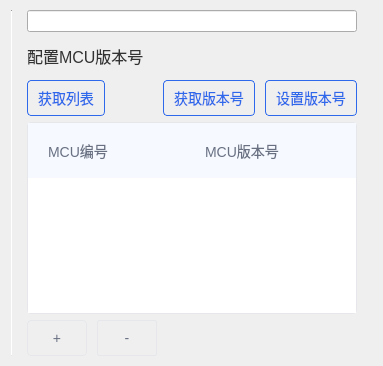
        <widget class="QWidget" name="layoutWidget">
         <layout class="QHBoxLayout" name="horizontalLayout_9">
          <property name="spacing">
           <number>0</number>
          </property>
          <property name="topMargin">
           <number>10</number>
          </property>
          <property name="bottomMargin">
           <number>10</number>
          </property>
          <item>
           <widget class="Line" name="line_3">
            <property name="minimumSize">
             <size>
              <width>1</width>
              <height>0</height>
             </size>
            </property>
            <property name="maximumSize">
             <size>
              <width>1</width>
              <height>16777215</height>
             </size>
            </property>
            <property name="styleSheet">
             <string notr="true">background-color: rgb(229, 231, 234);</string>
            </property>
            <property name="orientation">
             <enum>Qt::Vertical</enum>
            </property>
           </widget>
          </item>
          <item>
           <widget class="QWidget" name="widget_MCU" native="true">
            <property name="minimumSize">
             <size>
              <width>360</width>
              <height>0</height>
             </size>
            </property>
            <property name="styleSheet">
             <string notr="true">QHeaderView::section{
color: rgb(104, 112, 130);
font-size:14px;
background: transparent;
background: rgb(246, 249, 255);
padding: 1px;border: none;
border-style:solid;
border-right-width:0px;
border-left-width:0px;
}
QTableWidget{
color: rgb(104, 112, 130);
font-size:14px;
border-style:solid;
border-width:1px;
border-color:rgb(229, 231, 234);
border-radius:4px;
}
QScrollBar:vertical{ 
    width:8px;  
    border-style:flat;
    border-radius: 4px;
    border:0px;
     background: rgb(255, 255, 255);
} 
QScrollBar::handle:vertical{ 
    background: rgb(200, 200, 200);
    border-radius: 4px;
    width:8px; 
    min-height:50px; 
    border-style:flat;
}
QScrollBar::handle:vertical::hover{ 
    background: rgb(130, 130, 130);
    border-radius: 4px;
    width:8px; 
}
QScrollBar::handle:vertical::pressed{ 
    background: rgb(130, 130, 130);
    border-radius:4px;
    width:8px; 
}
QScrollBar::sub-page:vertical {
     background: rgb(255, 255, 255);
border-style:flat;
}
QScrollBar::add-page:vertical {
     background: rgb(255, 255, 255);
border-style:flat;
}
QScrollBar::add-line:vertical{
     background: rgb(255, 255, 255);
}
QScrollBar::sub-line:vertical {
     background: rgb(255, 255, 255);
}
QScrollBar:horizontal{ 
    height:8px;  
    border-style:flat;
    border-radius: 4px;
    border:0px;
    background: rgb(255, 255, 255);
} 
QScrollBar::handle:horizontal{ 
    background: rgb(200, 200, 200);
    border-radius: 4px;
    height:8px; 
    min-width:50px; 
    border-style:flat;
}
QScrollBar::handle:horizontal::hover{ 
    background: rgb(130, 130, 130);
    border-radius: 4px;
    height:8px; 
}
QScrollBar::handle:horizontal::pressed{ 
    background: rgb(130, 130, 130);
    border-radius:4px;
    height:8px; 
}
QScrollBar::sub-page:horizontal {
     background: rgb(255, 255, 255);
    border-style:flat;
}
QScrollBar::add-page:horizontal {
     background: rgb(255, 255, 255);
    border-style:flat;
}
QScrollBar::sub-line:horizontal {
     background: rgb(255, 255, 255);
}
QScrollBar::add-line:horizontal{
     background: rgb(255, 255, 255);
}
QPushButton {
	color: rgb(47, 105, 235);
	font-size:14px;
	border-style:solid;
	border-width:1px;
	border-color:rgb(47, 105, 235);
	border-radius:4px;
	padding-left:10px;
	padding-right:10px;
}
QPushButton:hover{
	color: rgb(47, 105, 235);
	background-color: rgba(47, 105, 235, 0.08);
}
QPushButton:pressed{
	color: rgb(47, 105, 235);
	background-color: rgba(47, 105, 235, 0.2);
}</string>
            </property>
            <layout class="QVBoxLayout" name="verticalLayout">
             <property name="leftMargin">
              <number>15</number>
             </property>
             <property name="topMargin">
              <number>0</number>
             </property>
             <property name="rightMargin">
              <number>15</number>
             </property>
             <property name="bottomMargin">
              <number>0</number>
             </property>
             <item>
              <widget class="QLineEdit" name="lineEdit"/>
             </item>
             <item>
              <layout class="QHBoxLayout" name="horizontalLayout_10">
               <item>
                <widget class="QLabel" name="label">
                 <property name="minimumSize">
                  <size>
                   <width>0</width>
                   <height>36</height>
                  </size>
                 </property>
                 <property name="maximumSize">
                  <size>
                   <width>16777215</width>
                   <height>36</height>
                  </size>
                 </property>
                 <property name="styleSheet">
                  <string notr="true">font-size:16px;
color:rgba(51, 51, 51, 1);
</string>
                 </property>
                 <property name="text">
                  <string>配置MCU版本号</string>
                 </property>
                </widget>
               </item>
               <item>
                <widget class="QLabel" name="label_6">
                 <property name="minimumSize">
                  <size>
                   <width>12</width>
                   <height>36</height>
                  </size>
                 </property>
                 <property name="maximumSize">
                  <size>
                   <width>12</width>
                   <height>36</height>
                  </size>
                 </property>
                 <property name="toolTip">
                  <string>&lt;html&gt;&lt;head/&gt;&lt;body&gt;&lt;p&gt;配置设备 MCU 版本号，用于SOTA升级方式。&lt;/p&gt;&lt;/body&gt;&lt;/html&gt;</string>
                 </property>
                 <property name="toolTipDuration">
                  <number>6000000</number>
                 </property>
                 <property name="styleSheet">
                  <string notr="true">QLabel{
	image: url(:/png/tips.png);
}
</string>
                 </property>
                 <property name="text">
                  <string/>
                 </property>
                </widget>
               </item>
               <item>
                <spacer name="horizontalSpacer_4">
                 <property name="orientation">
                  <enum>Qt::Horizontal</enum>
                 </property>
                 <property name="sizeHint" stdset="0">
                  <size>
                   <width>40</width>
                   <height>20</height>
                  </size>
                 </property>
                </spacer>
               </item>
              </layout>
             </item>
             <item>
              <layout class="QHBoxLayout" name="horizontalLayout">
               <property name="spacing">
                <number>10</number>
               </property>
               <item>
                <widget class="QPushButton" name="pushButton_otaMcuListGet">
                 <property name="minimumSize">
                  <size>
                   <width>0</width>
                   <height>36</height>
                  </size>
                 </property>
                 <property name="maximumSize">
                  <size>
                   <width>16777215</width>
                   <height>36</height>
                  </size>
                 </property>
                 <property name="toolTip">
                  <string>&lt;html&gt;&lt;head/&gt;&lt;body&gt;&lt;p&gt;获取模组当前保存的所有MCU编号及版本号，并更新到下方列表中。&lt;/p&gt;&lt;/body&gt;&lt;/html&gt;</string>
                 </property>
                 <property name="styleSheet">
                  <string notr="true"/>
                 </property>
                 <property name="text">
                  <string>获取列表</string>
                 </property>
                </widget>
               </item>
               <item>
                <spacer name="horizontalSpacer_2">
                 <property name="orientation">
                  <enum>Qt::Horizontal</enum>
                 </property>
                 <property name="sizeHint" stdset="0">
                  <size>
                   <width>40</width>
                   <height>20</height>
                  </size>
                 </property>
                </spacer>
               </item>
               <item>
                <widget class="QPushButton" name="pushButton_otaMcuVerGet">
                 <property name="minimumSize">
                  <size>
                   <width>0</width>
                   <height>36</height>
                  </size>
                 </property>
                 <property name="maximumSize">
                  <size>
                   <width>16777215</width>
                   <height>36</height>
                  </size>
                 </property>
                 <property name="styleSheet">
                  <string notr="true"/>
                 </property>
                 <property name="text">
                  <string>获取版本号</string>
                 </property>
                </widget>
               </item>
               <item>
                <widget class="QPushButton" name="pushButton_otaMcuVerSet">
                 <property name="minimumSize">
                  <size>
                   <width>0</width>
                   <height>36</height>
                  </size>
                 </property>
                 <property name="maximumSize">
                  <size>
                   <width>16777215</width>
                   <height>36</height>
                  </size>
                 </property>
                 <property name="styleSheet">
                  <string notr="true"/>
                 </property>
                 <property name="text">
                  <string>设置版本号</string>
                 </property>
                </widget>
               </item>
              </layout>
             </item>
             <item>
              <widget class="QTableWidget" name="tableWidget_otaMcuVer">
               <property name="styleSheet">
                <string notr="true">QHeaderView::section{
color: rgb(104, 112, 130);
font-size:14px;
background: transparent;
background: rgb(246, 249, 255);
padding: 1px;border: none;
border-style:solid;
border-right-width:0px;
border-left-width:0px;
}
QTableWidget{
color: rgb(104, 112, 130);
font-size:14px;
border-style:solid;
border-width:1px;
border-color:rgb(229, 231, 234);
border-radius:4px;
}</string>
               </property>
               <attribute name="horizontalHeaderStretchLastSection">
                <bool>true</bool>
               </attribute>
               <column>
                <property name="text">
                 <string>MCU编号</string>
                </property>
                <property name="font">
                 <font>
                  <pointsize>25</pointsize>
                 </font>
                </property>
               </column>
               <column>
                <property name="text">
                 <string>MCU版本号</string>
                </property>
               </column>
              </widget>
             </item>
             <item>
              <layout class="QHBoxLayout" name="horizontalLayout_2">
               <property name="spacing">
                <number>10</number>
               </property>
               <item>
                <widget class="QPushButton" name="pushButton_otaMcuVerAdd">
                 <property name="minimumSize">
                  <size>
                   <width>60</width>
                   <height>36</height>
                  </size>
                 </property>
                 <property name="maximumSize">
                  <size>
                   <width>16777215</width>
                   <height>36</height>
                  </size>
                 </property>
                 <property name="toolTip">
                  <string>添加mcu</string>
                 </property>
                 <property name="styleSheet">
                  <string notr="true">QPushButton {
	color: rgba(104, 112, 130, 1);
	font-size:14px;
	border-style:solid;
	border-width:1px;
	border-color:rgba(229, 231, 234, 1);
	border-radius:4px;
	padding-left:15px;
	padding-right:15px;
}
QPushButton:hover{
	color: rgba(104, 112, 130, 1);
	background-color: rgba(229, 231, 234, 0.4);
}
QPushButton:pressed{
	color: rgba(104, 112, 130, 1);
	background-color: rgba(229, 231, 234, 0.4);
}</string>
                 </property>
                 <property name="text">
                  <string>+</string>
                 </property>
                </widget>
               </item>
               <item>
                <widget class="QPushButton" name="pushButton_otaMcuVerDel">
                 <property name="minimumSize">
                  <size>
                   <width>60</width>
                   <height>36</height>
                  </size>
                 </property>
                 <property name="maximumSize">
                  <size>
                   <width>16777215</width>
                   <height>36</height>
                  </size>
                 </property>
                 <property name="toolTip">
                  <string>删除mcu</string>
                 </property>
                 <property name="styleSheet">
                  <string notr="true">QPushButton {
	color: rgba(104, 112, 130, 1);
	font-size:14px;
	border-style:solid;
	border-width:1px;
	border-color:rgba(229, 231, 234, 1);
	border-radius:2px;
	padding-left:15px;
	padding-right:15px;
}
QPushButton:hover{
	color: rgba(104, 112, 130, 1);
	background-color: rgba(229, 231, 234, 0.4);
}
QPushButton:pressed{
	color: rgba(104, 112, 130, 1);
	background-color: rgba(229, 231, 234, 0.4);
}</string>
                 </property>
                 <property name="text">
                  <string>-</string>
                 </property>
                </widget>
               </item>
               <item>
                <spacer name="horizontalSpacer">
                 <property name="orientation">
                  <enum>Qt::Horizontal</enum>
                 </property>
                 <property name="sizeHint" stdset="0">
                  <size>
                   <width>40</width>
                   <height>20</height>
                  </size>
                 </property>
                </spacer>
               </item>
              </layout>
             </item>
            </layout>
           </widget>
          </item>
         </layout>
        </widget>
